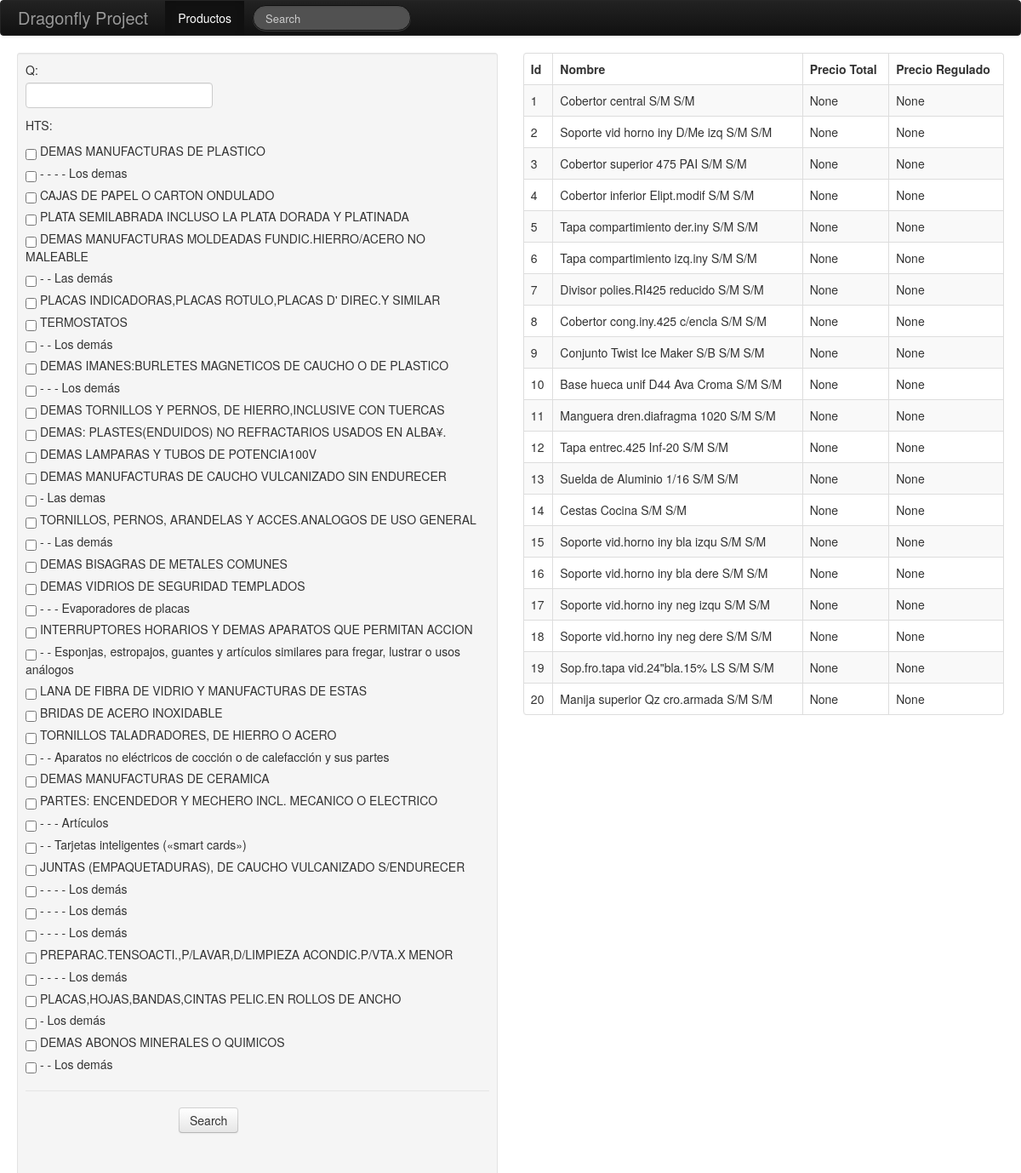
/productos/, run on the app's committed database.
### apps/aduanet/models.py (models this page shows, shortened)
class Product(models.Model):
    code = models.CharField(max_length=15, blank=True, null=True)
    hts = models.ForeignKey('Hts')
    name = models.CharField(max_length=100)
    description =  models.CharField(max_length=120, default="", blank=True, null=True)
    precio_cif = models.DecimalField(max_digits=20, decimal_places=2, blank=True, null=True)
    precio_fob = models.DecimalField(max_digits=20, decimal_places=2, blank=True, null=True)
    precio_total = models.DecimalField(max_digits=20, decimal_places=2, blank=True, null=True)
    precio_regulado = models.DecimalField(max_digits=20, decimal_places=2, blank=True, null=True)
    precio_cif_uf = models.DecimalField(max_digits=20, decimal_places=2, blank=True, null=True)
    precio_fob_uf = models.DecimalField(max_digits=20, decimal_places=2, blank=True, null=True)
    precio_total_uf = models.DecimalField(max_digits=20, decimal_places=2, blank=True, null=True)
    precio_regulado_uf = models.DecimalField(max_digits=20, decimal_places=2, blank=True, null=True)
    class Meta:
        verbose_name = u"Producto"
        verbose_name_plural = u"Productos"

### apps/aduanet/views.py (the view, shortened to what this page needs)
# urls.py: url(r'^productos/$', ProductListView.as_view(), name='search-product')
class ProductListView(ListView):
    model = Product
    template_name = "product_list.html"
    paginate_by = 20
    form_class = ProductSearchForm
    filtered = False
    def get_queryset(self):
        qs = super(ProductListView, self).get_queryset()
        query = self.request.GET.get('q', None)
        if query:
            self.filtered = True
            q = reduce(and_, (Q(name__icontains=q) for q in query.split()))
            qs = qs.filter(q)
        if self.request.GET.get('hts', None):
            self.filtered = True
            qs = qs.filter(hts__id__in=self.request.GET.getlist('hts'))
        if self.request.GET.get('orig', None):
            self.filtered = True
            qs = qs.exclude(
                    ~Q(detalledua__pais_origen__id__in=self.request.GET.get('orig').split())
                )
        if self.request.GET.get('adqs', None):
            self.filtered = True
            qs = qs.exclude(
                    ~Q(detalledua__pais_adquisicion__id__in=self.request.GET.get('adqs').split())
                )
        return qs
    def get_context_data(self, **kwargs):
        context = super(ProductListView, self).get_context_data(**kwargs)
        if self.filtered:
            form = ProductSearchForm(self.request.GET)
            form.fields['hts'].choices = \
                [(x.id, x.description) for x in Hts.objects.exclude(~Q(product__in=self.object_list))]
        else:
            form = ProductSearchForm(self.request.GET)
        context.update({
            'form': form
        })
        return context
    def get(self, request, *args, **kwargs):
        self.object_list = self.get_queryset()
        allow_empty = self.get_allow_empty()
        context = self.get_context_data(object_list=self.object_list)
        return self.render_to_response(context)

### apps/aduanet/views.py
class ProductSearchForm(forms.Form):
    q = forms.CharField(max_length=200, required=False)
    hts = forms.MultipleChoiceField(widget=forms.CheckboxSelectMultiple,
            label="HTS:", required=False,
            choices=[(x.id, x.description) for x in Hts.objects.all()]
            )

### apps/aduanet/templates/product_list.html
{% extends "base.html" %}
{% load i18n %}
{% block content %}
    <div class="container-fluid">
        <div class="row-fluid">
            <div class="span6">
                <form method="get" action="" class="form-horizontal well well-small search-form">
                    <div class="row-fluid">
                        {{ form.as_p }}
                        <div class="form-actions">
                            <input type="submit" class="btn" value="{% trans 'Search' %}">
                        </div>
                    </div>
                </form>
            </div>
            <div class="span6">
                <table class="table table-bordered table-striped">
                    <thead>
                    <tr>
                        <th>Id</th>
                        <th>Nombre</th>
                        <th>Precio Total</th>
                        <th>Precio Regulado</th>
                    </tr>
                    </thead>
                    {% for obj in page_obj.object_list %}
                        <tr>
                            <td>{{ obj.id }}</td>
                            <td>{{ obj.name }}</td>
                            <td>{{ obj.precio_total }}</td>
                            <td>{{ obj.precio_regulado }}</td>
                        </tr>
                    {% endfor %}
                </table>
            </div>
        </div>
    </div>
{% endblock %}

### apps/aduanet/templates/base.html (shortened to what this page needs)
<!DOCTYPE html>
<html lang="es">
<head>
    <link href="{{ STATIC_URL }}bootstrap/css/bootstrap.min.css" rel="stylesheet" media="screen">
    <link href="{{ STATIC_URL }}bootstrap/css/bootstrap-responsive.min.css" rel="stylesheet" media="screen">
</head>
<body>
<div class="navbar navbar-inverse">
    <div class="navbar-inner">
        <div class="container">
            <a class="brand" href="/">Dragonfly Project</a>
            <div class="nav-collapse collapse">
                <ul class="nav">
                    <li class="active"><a href="/productos">Productos</a></li>
                </ul>
                <form action="" class="navbar-search pull-left">
                    <input type="text" placeholder="Search" class="search-query span2">
                </form>
            </div>
        </div>
    </div>
</div>
{% block content %}
{% endblock %}
</body>
</html>

### data on the page
Product: id "1", name "Cobertor central S/M S/M", precio_total "None", precio_regulado "None"
Product: id "2", name "Soporte vid horno iny D/Me izq S/M S/M", precio_total "None", precio_regulado "None"
Product: id "3", name "Cobertor superior 475 PAI S/M S/M", precio_total "None", precio_regulado "None"
Product: id "4", name "Cobertor inferior Elipt.modif S/M S/M", precio_total "None", precio_regulado "None"
Product: id "5", name "Tapa compartimiento der.iny S/M S/M", precio_total "None", precio_regulado "None"
Product: id "6", name "Tapa compartimiento izq.iny S/M S/M", precio_total "None", precio_regulado "None"
Product: id "7", name "Divisor polies.RI425 reducido S/M S/M", precio_total "None", precio_regulado "None"
Product: id "8", name "Cobertor cong.iny.425 c/encla S/M S/M", precio_total "None", precio_regulado "None"
Product: id "9", name "Conjunto Twist Ice Maker S/B S/M S/M", precio_total "None", precio_regulado "None"
Product: id "10", name "Base hueca unif D44 Ava Croma S/M S/M", precio_total "None", precio_regulado "None"
Product: id "11", name "Manguera dren.diafragma 1020 S/M S/M", precio_total "None", precio_regulado "None"
Product: id "12", name "Tapa entrec.425 Inf-20 S/M S/M", precio_total "None", precio_regulado "None"
Product: id "13", name "Suelda de Aluminio 1/16 S/M S/M", precio_total "None", precio_regulado "None"
Product: id "14", name "Cestas Cocina S/M S/M", precio_total "None", precio_regulado "None"
Product: id "15", name "Soporte vid.horno iny bla izqu S/M S/M", precio_total "None", precio_regulado "None"
Product: id "16", name "Soporte vid.horno iny bla dere S/M S/M", precio_total "None", precio_regulado "None"
Product: id "17", name "Soporte vid.horno iny neg izqu S/M S/M", precio_total "None", precio_regulado "None"
Product: id "18", name "Soporte vid.horno iny neg dere S/M S/M", precio_total "None", precio_regulado "None"
Product: id "19", name "Sop.fro.tapa vid.24\"bla.15% LS S/M S/M", precio_total "None", precio_regulado "None"
Product: id "20", name "Manija superior Qz cro.armada S/M S/M", precio_total "None", precio_regulado "None"
